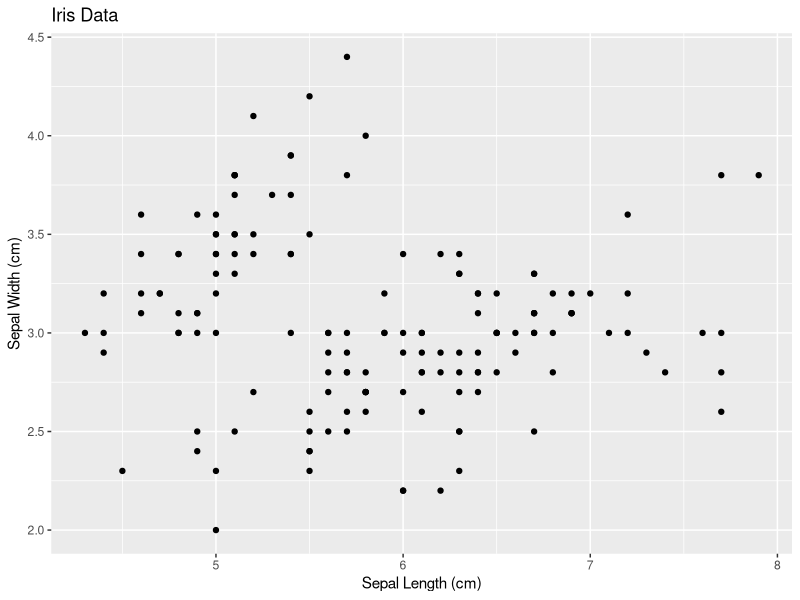

The R script that drew this image:
# Load necessary libraries
library(ggplot2)

# Load built-in Iris dataset
data(iris)

# Create a plot with ggplot
ggplot(data = iris, mapping = aes(x = Sepal.Length, y = Sepal.Width)) +
  geom_point() +
  labs(title = "Iris Data", x = "Sepal Length (cm)", y = "Sepal Width (cm)")

